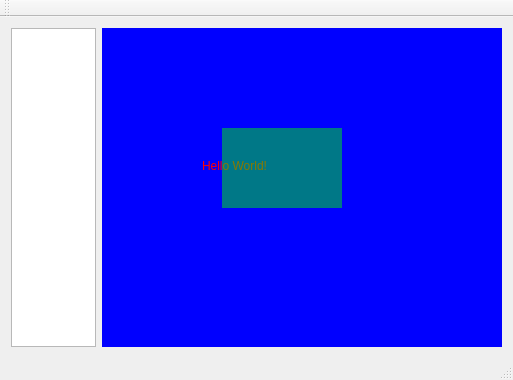
<?xml version="1.0" encoding="UTF-8"?>
<ui version="4.0">
 <class>MainWindow</class>
 <widget class="QMainWindow" name="MainWindow">
  <property name="geometry">
   <rect>
    <x>0</x>
    <y>0</y>
    <width>513</width>
    <height>380</height>
   </rect>
  </property>
  <property name="windowTitle">
   <string>MainWindow</string>
  </property>
  <widget class="QWidget" name="centralWidget">
   <layout class="QHBoxLayout" name="horizontalLayout">
    <item>
     <widget class="QTreeView" name="treeView">
      <property name="sizePolicy">
       <sizepolicy hsizetype="Preferred" vsizetype="Expanding">
        <horstretch>0</horstretch>
        <verstretch>0</verstretch>
       </sizepolicy>
      </property>
     </widget>
    </item>
    <item>
     <widget class="QWidget" name="screen" native="true">
      <property name="sizePolicy">
       <sizepolicy hsizetype="Expanding" vsizetype="Expanding">
        <horstretch>0</horstretch>
        <verstretch>0</verstretch>
       </sizepolicy>
      </property>
      <property name="minimumSize">
       <size>
        <width>400</width>
        <height>300</height>
       </size>
      </property>
      <property name="styleSheet">
       <string notr="true">background-color: rgb(0, 0, 255);
color: rgb(255, 0, 0);</string>
      </property>
      <widget class="QLabel" name="label">
       <property name="geometry">
        <rect>
         <x>100</x>
         <y>130</y>
         <width>100</width>
         <height>16</height>
        </rect>
       </property>
       <property name="text">
        <string>Hello World!</string>
       </property>
      </widget>
      <widget class="QWidget" name="child" native="true">
       <property name="geometry">
        <rect>
         <x>120</x>
         <y>100</y>
         <width>120</width>
         <height>80</height>
        </rect>
       </property>
       <property name="styleSheet">
        <string notr="true">background-color: rgba(0, 255, 0, 120);</string>
       </property>
      </widget>
     </widget>
    </item>
   </layout>
  </widget>
  <widget class="QMenuBar" name="menuBar">
   <property name="geometry">
    <rect>
     <x>0</x>
     <y>0</y>
     <width>513</width>
     <height>22</height>
    </rect>
   </property>
  </widget>
  <widget class="QToolBar" name="mainToolBar">
   <attribute name="toolBarArea">
    <enum>TopToolBarArea</enum>
   </attribute>
   <attribute name="toolBarBreak">
    <bool>false</bool>
   </attribute>
  </widget>
  <widget class="QStatusBar" name="statusBar"/>
 </widget>
 <layoutdefault spacing="6" margin="11"/>
 <resources/>
 <connections/>
</ui>
